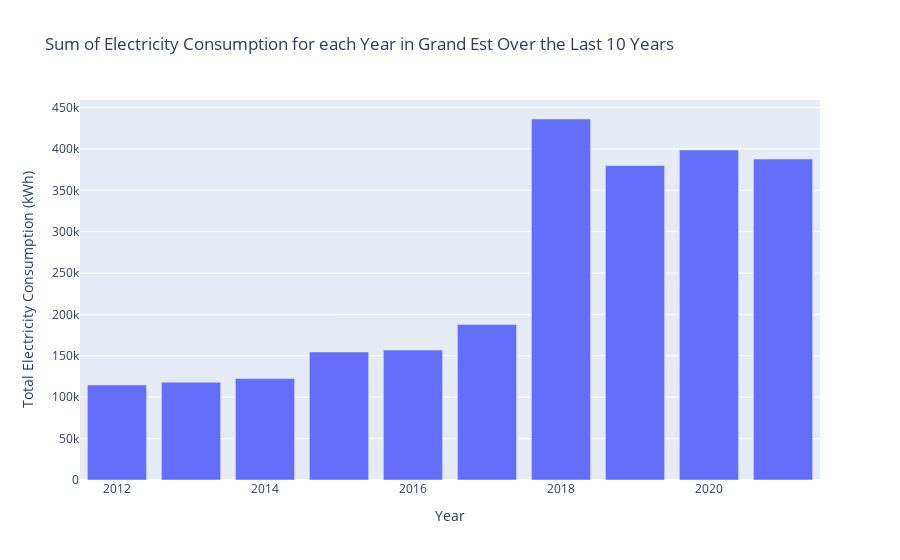

Notebook cell for this chart:
### Code cell
show_region_conso('Grand Est')

### Figure 1 — Plotly figure (JSON) as saved in the notebook; plotly's stock layout.template omitted (floating-point values rounded to 4 significant figures)
{"data": [{"type": "bar", "x": [2012, 2013, 2014, 2015, 2016, 2017, 2018, 2019, 2020, 2021], "y": [114900.0, 118100.0, 122700.0, 154700.0, 156900.0, 187900.0, 436200.0, 379900.0, 398800.0, 387700.0]}], "layout": {"autosize": true, "title": {"text": "Sum of Electricity Consumption for each Year in Grand Est Over the Last 10 Years"}, "xaxis": {"autorange": true, "range": [2012.0, 2022.0], "title": {"text": "Year"}, "type": "linear"}, "yaxis": {"autorange": true, "range": [0, 459100.0], "title": {"text": "Total Electricity Consumption (kWh)"}, "type": "linear"}}}
